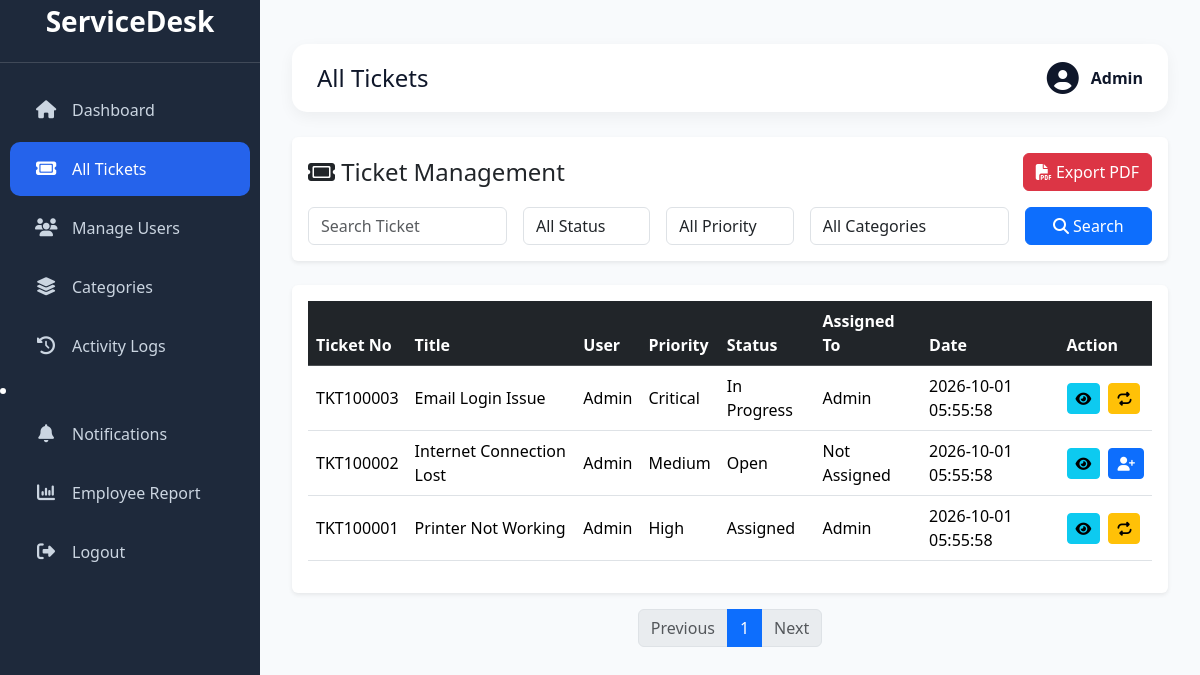
Screenshot of /admin/tickets.php (signed in) with the database file from the repository.
### tables this page shows
CREATE TABLE tickets (

    ID INT AUTO_INCREMENT PRIMARY KEY,

    TicketNumber VARCHAR(50) NOT NULL UNIQUE,

    Title VARCHAR(255) NOT NULL,

    Description TEXT NOT NULL,

    CategoryId INT NOT NULL,

    PriorityId INT NOT NULL,

    StatusId INT NOT NULL DEFAULT 1,

    CreatedBy INT NOT NULL,

    AssignedTo INT DEFAULT NULL,

    CreatedDate TIMESTAMP DEFAULT CURRENT_TIMESTAMP,

    UpdatedDate TIMESTAMP DEFAULT CURRENT_TIMESTAMP
    ON UPDATE CURRENT_TIMESTAMP,

    CONSTRAINT fk_ticket_category
    FOREIGN KEY (CategoryId)
    REFERENCES categories(ID),

    CONSTRAINT fk_ticket_priority
    FOREIGN KEY (PriorityId)
    REFERENCES priorities(ID),

    CONSTRAINT fk_ticket_status
    FOREIGN KEY (StatusId)
    REFERENCES statuses(ID),

    CONSTRAINT fk_ticket_createdby
    FOREIGN KEY (CreatedBy)
    REFERENCES users(ID),

    CONSTRAINT fk_ticket_assignedto
    FOREIGN KEY (AssignedTo)
    REFERENCES users(ID)

);

CREATE TABLE users (
    ID INT AUTO_INCREMENT PRIMARY KEY,
    FirstName VARCHAR(100) NOT NULL,
    LastName VARCHAR(100) NOT NULL,
    Email VARCHAR(150) NOT NULL UNIQUE,
    Phone VARCHAR(15),
    Password VARCHAR(255) NOT NULL,
    RoleId INT NOT NULL,
    IsActive TINYINT(1) DEFAULT 1,
    CreatedDate TIMESTAMP DEFAULT CURRENT_TIMESTAMP,

    CONSTRAINT fk_users_roles
    FOREIGN KEY (RoleId)
    REFERENCES roles(ID)
);

CREATE TABLE priorities (
    ID INT AUTO_INCREMENT PRIMARY KEY,
    PriorityName VARCHAR(50) NOT NULL UNIQUE
);

CREATE TABLE statuses (
    ID INT AUTO_INCREMENT PRIMARY KEY,
    StatusName VARCHAR(50) NOT NULL UNIQUE
);

### admin/tickets.php (the view, shortened to what this page needs)
<?php
include '../includes/db.php';
$query = "
SELECT
tickets.ID,
tickets.TicketNumber,
tickets.Title,
tickets.CreatedDate,
tickets.AssignedTo,
statuses.StatusName,
priorities.PriorityName,
users.FirstName,
assignedUser.FirstName AS AssignedEmployee
FROM tickets
LEFT JOIN statuses
ON tickets.StatusId = statuses.ID
LEFT JOIN priorities
ON tickets.PriorityId = priorities.ID
LEFT JOIN users
ON tickets.CreatedBy = users.ID
LEFT JOIN users AS assignedUser
ON tickets.AssignedTo = assignedUser.ID
";
$query .= " ORDER BY tickets.ID DESC";
$limit = 10;
$page = isset($_GET['page']) ? (int)$_GET['page'] : 1;
$start = ($page - 1) * $limit;
$countQuery = "
SELECT COUNT(*) AS total
FROM tickets
";
$countResult = mysqli_query($conn,$countQuery);
$countRow = mysqli_fetch_assoc($countResult);
$totalTickets = $countRow['total'];
$totalPages = ceil($totalTickets / $limit);
$query .= " LIMIT $start,$limit";
$result = mysqli_query($conn,$query);
?>
<!DOCTYPE html>
<html>
<head>
<link rel="stylesheet" href="../assets/css/style.css">
<link rel="stylesheet"
href="https://cdnjs.cloudflare.com/ajax/libs/font-awesome/6.6.0/css/all.min.css">
<link href="https://cdn.jsdelivr.net/npm/bootstrap@5.3.3/dist/css/bootstrap.min.css" rel="stylesheet">
</head>
<body>
<?php include 'includes/sidebar.php'; ?>
<div class="main-content">
<div class="container-fluid mt-4">
<div class="topbar">
    <h2>All Tickets</h2>
    <div class="profile">
        <i class="fa-solid fa-circle-user fa-2x"></i>
        <span>
            <?php echo $_SESSION['name']; ?>
        </span>
    </div>
</div>
<div class="card shadow-sm border-0 mb-4">
<div class="card-body">
<div class="d-flex justify-content-between align-items-center mb-3">
<h4 class="mb-0">
<i class="fa-solid fa-ticket"></i>
Ticket Management
</h4>
<a href="export_pdf.php" class="btn btn-danger">
<i class="fa-solid fa-file-pdf"></i>
Export PDF
</a>
</div>
<form method="GET">
<div class="row g-3 align-items-end">
    <div class="col-lg-3">
        <input
            type="text"
            name="search"
            class="form-control"
            placeholder="Search Ticket"
            value="<?php echo isset($_GET['search']) ? $_GET['search'] : ''; ?>">
    </div>
    <div class="col-lg-2">
        <select name="status" class="form-control">
            <option value="">All Status</option>
        </select>
    </div>
    <div class="col-lg-2">
        <select name="priority" class="form-control">
            <option value="">All Priority</option>
        </select>
    </div>
<div class="col-lg-3">
    <select name="category" class="form-control">
        <option value="">All Categories</option>
    </select>
</div>
<div class="col-lg-2">
    <button type="submit" class="btn btn-primary w-100">
        <i class="fa-solid fa-magnifying-glass"></i>
        Search
    </button>
</div>
</div>
</form>
</div>
</div>
<div class="card shadow-sm border-0">
<div class="card-body">
<div class="table-responsive">
<table class="table table-hover align-middle">
<thead class="table-dark">
<tr>
<th>Ticket No</th>
<th>Title</th>
<th>User</th>
<th>Priority</th>
<th>Status</th>
<th>Assigned To</th>
<th>Date</th>
<th>Action</th>
</tr>
</thead>
<tbody>
<?php
if(mysqli_num_rows($result)>0)
{
while($row=mysqli_fetch_assoc($result))
{
?>
<tr>
<td><?php echo $row['TicketNumber']; ?></td>
<td><?php echo $row['Title']; ?></td>
<td><?php echo $row['FirstName']; ?></td>
<td><?php echo $row['PriorityName']; ?></td>
<td><?php echo $row['StatusName']; ?></td>
<td>
<?php
if($row['AssignedEmployee']=="")
{
    echo "Not Assigned";
}
else
{
    echo $row['AssignedEmployee'];
}
?>
</td>
<td><?php echo $row['CreatedDate']; ?></td>
<td class="text-nowrap">
<a
href="ticket_details.php?id=<?php echo $row['ID']; ?>"
class="btn btn-info btn-sm me-1">
<i class="fa-solid fa-eye"></i>
</a>
<?php if($row['AssignedTo']==NULL){ ?>
<a
href="assign_ticket.php?id=<?php echo $row['ID']; ?>"
class="btn btn-primary btn-sm">
<i class="fa-solid fa-user-plus"></i>
</a>
<?php } else { ?>
<a
href="assign_ticket.php?id=<?php echo $row['ID']; ?>"
class="btn btn-warning btn-sm">
<i class="fa-solid fa-repeat"></i>
</a>
<?php } ?>
</td>
</tr>
<?php
}
}
?>
</tbody>
</table>
</div>
</div>
</div>
<nav class="mt-3">
<ul class="pagination justify-content-center">
<li class="page-item <?php if($page<=1){echo 'disabled';} ?>">
<a class="page-link"
href="?page=<?php echo $page-1; ?>&search=<?php echo $_GET['search'] ?? ''; ?>&status=<?php echo $_GET['status'] ?? ''; ?>&priority=<?php echo $_GET['priority'] ?? ''; ?>&category=<?php echo $_GET['category'] ?? ''; ?>">
Previous
</a>
</li>
<?php
for($i=1;$i<=$totalPages;$i++)
{
?>
<li class="page-item <?php if($page==$i){echo 'active';} ?>">
<a class="page-link"
href="?page=<?php echo $i; ?>&search=<?php echo $_GET['search'] ?? ''; ?>&status=<?php echo $_GET['status'] ?? ''; ?>&priority=<?php echo $_GET['priority'] ?? ''; ?>&category=<?php echo $_GET['category'] ?? ''; ?>">
<?php echo $i; ?>
</a>
</li>
<?php
}
?>
<li class="page-item <?php if($page >= $totalPages){echo 'disabled';} ?>">
<a class="page-link"
href="?page=<?php echo $page+1; ?>&search=<?php echo $_GET['search'] ?? ''; ?>&status=<?php echo $_GET['status'] ?? ''; ?>&priority=<?php echo $_GET['priority'] ?? ''; ?>&category=<?php echo $_GET['category'] ?? ''; ?>">
Next
</a>
</li>
</ul>
</nav>
</body>
</html>

### assets/css/style.css (style rules this page uses)
:root { --primary:#2563EB; --primary-dark:#1D4ED8; --sidebar:#1E293B; --background:#F8FAFC; --white:#FFFFFF; --border:#E5E7EB; --text:#0F172A; --secondary:#64748B; --success:#22C55E; --warning:#F59E0B; --danger:#EF4444; }
* { margin:0; padding:0; box-sizing:border-box; font-family:'Segoe UI',sans-serif; }
body { background:var(--background); color:var(--text); }
body { background: #F8FAFC; }
.table-responsive { overflow-x:auto; }
.topbar { background:white; border-radius:15px; padding:18px 25px; display:flex; justify-content:space-between; align-items:center; margin-bottom:25px; box-shadow:0 5px 15px rgba(0,0,0,.05); }
.topbar h2 { margin:0; font-size:24px; }
.profile { display:flex; align-items:center; gap:12px; }
.profile span { font-weight:600; }
.main-content { margin-left: 260px !important; padding: 20px 10px !important; min-height: 100vh; width: calc(100% - 260px) !important; box-sizing: border-box; }
.main-content { margin-left: 260px !important; width: calc(100% - 260px) !important; padding-left: 20px !important; padding-right: 20px !important; }

### rows the page displays
tickets: TicketNumber "TKT100003", Title "Email Login Issue", AssignedTo.FirstName "Admin", PriorityId.PriorityName "Critical", StatusId.StatusName "In Progress", CreatedDate "2026-10-01 05:55:58"
tickets: TicketNumber "TKT100002", Title "Internet Connection Lost", CreatedBy.FirstName "Admin", PriorityId.PriorityName "Medium", StatusId.StatusName "Open", shows "Not Assigned", CreatedDate "2026-10-01 05:55:58"
tickets: TicketNumber "TKT100001", Title "Printer Not Working", AssignedTo.FirstName "Admin", PriorityId.PriorityName "High", StatusId.StatusName "Assigned", CreatedDate "2026-10-01 05:55:58"

### other values shown
$_SESSION['name'] "Admin"
